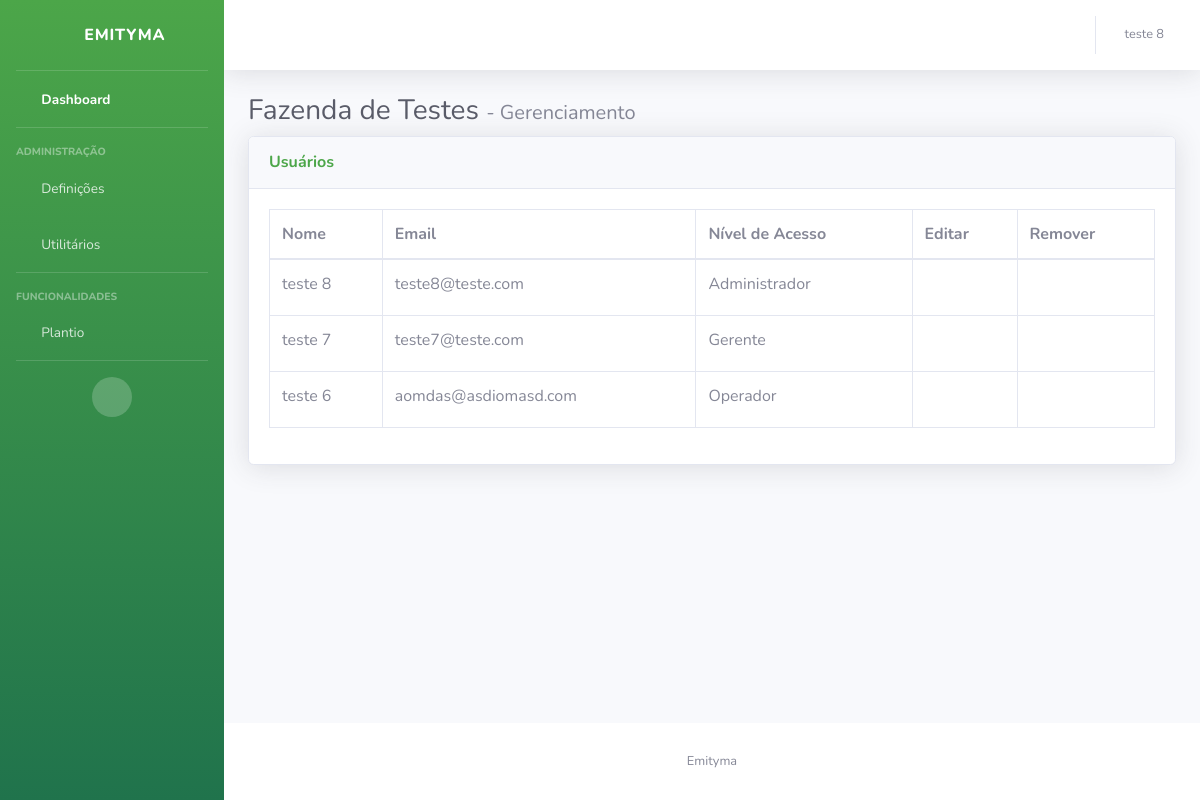
/dashboard/fazenda/fazenda-de-testes/usuarios/ (signed in), run on the app's committed database.
### usuario/models.py (models this page shows)
class Usuario(models.Model):
    usuario_id          = models.AutoField(primary_key=True, verbose_name="ID")
    usuario_nome        = models.CharField(max_length=80, unique=True, verbose_name="Nome")
    usuario_email       = models.EmailField(max_length=80, unique=True, verbose_name="Email")
    usuario_senha       = models.CharField(max_length=30, unique=False, verbose_name="Senha")
    usuario_dtCriacao   = models.DateField(auto_now_add=True, verbose_name="Data de Criação")
    usuario_imagem      = models.ImageField(upload_to='fotos/usuario', blank=True, verbose_name="Imagem")

### core/models.py (models this page shows, shortened)
class Fazenda(models.Model):
    id_fazenda      = models.AutoField(primary_key=True, verbose_name="ID Fazenda")
    nome            = models.CharField(max_length=50, verbose_name="Nome")
    proprietario    = models.CharField(max_length=50, verbose_name="Proprietário")
    uf              = models.CharField(max_length=2, verbose_name="UF")
    cidade          = models.CharField(max_length=50, verbose_name="Cidade")
    email           = models.EmailField(max_length=50, verbose_name="Email")
    telefone        = models.CharField(max_length=30, verbose_name="Telefone")
    tamanho         = models.FloatField(max_length=20, verbose_name="Tamanho (ha)")
    slug            = models.SlugField(max_length=60, unique=True, blank=True)
    usuarios = models.ManyToManyField(
        Usuario,
        through='UsuarioFazenda',
        related_name='fazendas'
    )
    class Meta:
        verbose_name = "Fazenda"
        verbose_name_plural = "Fazendas"

class UsuarioFazenda(models.Model):
    fazenda      = models.ForeignKey(Fazenda, on_delete=models.CASCADE)
    usuario      = models.ForeignKey(Usuario, on_delete=models.CASCADE)
    nivel_acesso = models.CharField(max_length=20, verbose_name="Nível de Acesso")
    class Meta:
        unique_together = ('fazenda', 'usuario')
        verbose_name = "Usuário da Fazenda"
        verbose_name_plural = "Usuários das Fazendas"

### dashboard/views.py (the view)
# urls.py: path('fazenda/<slug:slug>/usuarios/', views.usuarios_fazenda, name='usuarios_fazenda'),
def usuarios_fazenda(request, slug):
    usuario_id = request.session.get('usuario_id')
    if not usuario_id:
        return redirect('entrar')
    usuario = Usuario.objects.get(usuario_id=usuario_id)
    fazenda = get_object_or_404(Fazenda, slug=slug)
    usuario_fazenda = UsuarioFazenda.objects.get(fazenda=fazenda, usuario=usuario)
    nivel_acesso = usuario_fazenda.nivel_acesso
    usuarios = UsuarioFazenda.objects.filter(fazenda=fazenda)
    return render(request, 'dashboard/usuarios_fazenda.html', {
        'fazenda': fazenda,
        'usuarios': usuarios,
        'usuario': usuario,
        'nivel_acesso': nivel_acesso,
    })

### templates/dashboard/usuarios_fazenda.html (shortened to what this page needs)
{% load static %}
<!DOCTYPE html>
<html lang="pt-br">
<head>
    <link href="{% static 'vendor/fontawesome-free/css/all.min.css' %}" rel="stylesheet" type="text/css">
    <link href="{% static 'css/dashboard.css' %}" rel="stylesheet">
</head>
<body id="page-top">
        {% include "dashboard/sidebar.html" %}
            <div class="container-fluid">
                    <h1 class="h3 mb-2 text-gray-800">{{ fazenda.nome }} <span class="h5 text-gray-600">- Gerenciamento</span> </h1>
                    <div class="card shadow mb-4">
                        <div class="card-header py-3">
                            <h6 class="m-0 font-weight-bold text-success">Usuários</h6>
                        </div>
                        <div class="card-body">
                            <div class="table-responsive">
                                <table class="table table-bordered" id="dataTable" width="100%" cellspacing="0">
                                    <thead>
                                        <tr>
                                            <th>Nome</th>
                                            <th>Email</th>
                                            <th>Nível de Acesso</th>
                                            <th>Editar</th>
                                            <th>Remover</th>
                                        </tr>
                                    </thead>
                                    <tbody>
                                        {% if usuarios %}
                                            {% for usuario_fazenda in usuarios %}
                                            <tr>
                                                <td>{{ usuario_fazenda.usuario.usuario_nome }}</td>
                                                <td>{{ usuario_fazenda.usuario.usuario_email }}</td>
                                                <td>
                                                    {% if usuario_fazenda.nivel_acesso == "AD" %}Administrador
                                                    {% elif usuario_fazenda.nivel_acesso == "GE" %}Gerente
                                                    {% elif usuario_fazenda.nivel_acesso == "OP" %}Operador
                                                    {% else %}{{ usuario_fazenda.nivel_acesso }}{% endif %}
                                                </td>
                                                <td>
                                                    {% if usuario_fazenda.usuario.usuario_id != usuario.usuario_id %}
                                                    <button
                                                        type="button"
                                                        class="btn btn-sm btn-link"
                                                        title="Editar"
                                                        data-toggle="modal"
                                                        data-target="#modalEditarUsuario"
                                                        data-id="{{ usuario_fazenda.id }}"
                                                        data-nome="{{ usuario_fazenda.usuario.usuario_nome }}"
                                                        data-email="{{ usuario_fazenda.usuario.usuario_email }}"
                                                        data-nivel="{{ usuario_fazenda.nivel_acesso }}">
                                                        <i class="fas fa-edit text-primary"></i>
                                                    </button>
                                                    {% else %}
                                                    <button
                                                        type="button"
                                                        class="btn btn-sm btn-link disabled"
                                                        title="Você não pode editar a si mesmo"
                                                        tabindex="-1"
                                                        aria-disabled="true"
                                                        style="pointer-events: none; opacity: 0.5;">
                                                        <i class="fas fa-edit text-muted"></i>
                                                    </button>
                                                    {% endif %}
                                                </td>
                                                <td>
                                                    {% if usuario_fazenda.usuario.usuario_id != usuario.usuario_id %}
                                                    <button
                                                        type="button"
                                                        class="btn btn-sm btn-link"
                                                        title="Remover"
                                                        data-toggle="modal"
                                                        data-target="#modalRemoverUsuario"
                                                        data-id="{{ usuario_fazenda.id }}">
                                                        <i class="fas fa-trash-alt text-danger"></i>
                                                    </button>
                                                    {% else %}
                                                    <button
                                                        type="button"
                                                        class="btn btn-sm btn-link disabled"
                                                        title="Você não pode remover a si mesmo"
                                                        tabindex="-1"
                                                        aria-disabled="true"
                                                        style="pointer-events: none; opacity: 0.5;">
                                                        <i class="fas fa-trash-alt text-muted"></i>
                                                    </button>
                                                    {% endif %}
                                                </td>
                                            </tr>
                                            {% endfor %}
                                        {% else %}
                                            <tr>
                                                <td colspan="5" class="text-center">
                                                    Nenhum usuário associado à fazenda.
                                                </td>
                                            </tr>
                                        {% endif %}
                                    </tbody>
                                </table>
                            </div>
                        </div>
                    </div>
                </div>
            </div>
            <footer class="sticky-footer bg-white">
                <div class="container my-auto">
                    <div class="copyright text-center my-auto">
                        <span>Emityma</span>
                    </div>
                </div>
            </footer>
        </div>
    </div>
</body>
</html>

### templates/dashboard/sidebar.html (shortened to what this page needs)
{% load static %}
<div id="wrapper">
    <ul class="navbar-nav bg-gradient-success sidebar sidebar-dark accordion" id="accordionSidebar">
            <a class="sidebar-brand d-flex align-items-center justify-content-center" href="">
                <div class="sidebar-brand-icon rotate-n-15">
                    <i class="fas fa-laugh-wink" ></i>
                </div>
                <div class="sidebar-brand-text mx-3">Emityma</div>
            </a>
            <hr class="sidebar-divider my-0">
            <li class="nav-item active">
                <a class="nav-link" href="{% url 'dashboard_home' slug=fazenda.slug %}">
                    <i class="fas fa-fw fa-tachometer-alt"></i>
                    <span>Dashboard</span></a>
            </li>
            <hr class="sidebar-divider">
            {% if nivel_acesso == "Administrador" or nivel_acesso == "Gerente" %}
            <div class="sidebar-heading">
                Administração
            </div>
            <li class="nav-item">
                <a class="nav-link collapsed" href="#" data-toggle="collapse" data-target="#collapseTwo"
                    aria-expanded="true" aria-controls="collapseTwo">
                    <i class="fas fa-fw fa-cog"></i>
                    <span>Definições</span>
                </a>
            </li>
            {% endif %}
            <li class="nav-item">
                <a class="nav-link collapsed" href="#" data-toggle="collapse" data-target="#collapseUtilities"
                    aria-expanded="true" aria-controls="collapseUtilities">
                    <i class="fas fa-fw fa-wrench"></i>
                    <span>Utilitários</span>
                </a>
            </li>
            <hr class="sidebar-divider">
            <div class="sidebar-heading">
                Funcionalidades
            </div>
            <li class="nav-item">
                <a class="nav-link collapsed" href="#" data-toggle="collapse" data-target="#collapsePages"
                    aria-expanded="true" aria-controls="collapsePages">
                    <i class="fas fa-fw fa-folder"></i>
                    <span>Plantio</span>
                </a>
            </li>
            <hr class="sidebar-divider d-none d-md-block">
            <div class="text-center d-none d-md-inline">
                <button class="rounded-circle border-0" id="sidebarToggle"></button>
            </div>
        </ul>
        <div id="content-wrapper" class="d-flex flex-column">
            <div id="content">
                <nav class="navbar navbar-expand navbar-light bg-white topbar mb-4 static-top shadow">
                    <ul class="navbar-nav ml-auto">
                        <li class="nav-item dropdown no-arrow">
                            <a class="nav-link dropdown-toggle" href="#" id="userDropdown" role="button"
                                data-toggle="dropdown" aria-haspopup="true" aria-expanded="false">
                                <span class="mr-2 d-none d-lg-inline text-gray-600 small">{{ usuario.usuario_nome }}</span>
                            </a>
                        </li>
                    </ul>
                </nav>

### data on the page
Usuario: usuario_nome "teste 8"
Fazenda: nome "Fazenda de Testes"
UsuarioFazenda: usuario.usuario_nome "teste 8", usuario.usuario_email "teste8@teste.com", nivel_acesso "Administrador"
UsuarioFazenda: usuario.usuario_nome "teste 7", usuario.usuario_email "teste7@teste.com", nivel_acesso "Gerente"
UsuarioFazenda: usuario.usuario_nome "teste 6", usuario.usuario_email "aomdas@asdiomasd.com", nivel_acesso "Operador"
